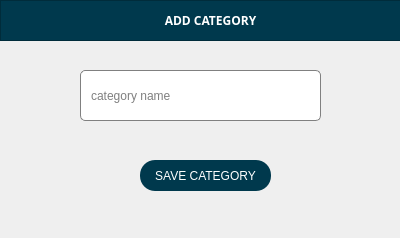
<?xml version="1.0" encoding="UTF-8"?>
<ui version="4.0">
 <class>Dialog</class>
 <widget class="QDialog" name="Dialog">
  <property name="windowModality">
   <enum>Qt::ApplicationModal</enum>
  </property>
  <property name="geometry">
   <rect>
    <x>0</x>
    <y>0</y>
    <width>400</width>
    <height>238</height>
   </rect>
  </property>
  <property name="windowTitle">
   <string>Dialog</string>
  </property>
  <widget class="QLineEdit" name="lineEdit">
   <property name="geometry">
    <rect>
     <x>80</x>
     <y>70</y>
     <width>241</width>
     <height>51</height>
    </rect>
   </property>
   <property name="styleSheet">
    <string notr="true">QLineEdit {
     border: 1px solid gray;
     border-radius: 5px;
     padding: 0 8px;
     background: white;
     selection-background-color: darkgray;
 }
</string>
   </property>
   <property name="placeholderText">
    <string>category name</string>
   </property>
  </widget>
  <widget class="QPushButton" name="pushButton">
   <property name="geometry">
    <rect>
     <x>140</x>
     <y>160</y>
     <width>131</width>
     <height>31</height>
    </rect>
   </property>
   <property name="styleSheet">
    <string notr="true">
QPushButton{
background-color: #00394D;
border-radius:15px;
color:white;
font: 63 8pt &quot;Yu Gothic UI Semibold&quot;;
}
QPushButton:hover{
background-color: #0083b3;
border-radius:15px;

}

</string>
   </property>
   <property name="text">
    <string>SAVE CATEGORY</string>
   </property>
  </widget>
  <widget class="QFrame" name="frame">
   <property name="geometry">
    <rect>
     <x>0</x>
     <y>0</y>
     <width>401</width>
     <height>41</height>
    </rect>
   </property>
   <property name="styleSheet">
    <string notr="true">background-color: #00394D;
color:rgb(255, 255, 255);</string>
   </property>
   <property name="frameShape">
    <enum>QFrame::StyledPanel</enum>
   </property>
   <property name="frameShadow">
    <enum>QFrame::Raised</enum>
   </property>
   <widget class="QLabel" name="label">
    <property name="geometry">
     <rect>
      <x>140</x>
      <y>10</y>
      <width>141</width>
      <height>21</height>
     </rect>
    </property>
    <property name="font">
     <font>
      <family>Arial Black</family>
      <weight>75</weight>
      <bold>true</bold>
     </font>
    </property>
    <property name="text">
     <string>ADD CATEGORY</string>
    </property>
    <property name="alignment">
     <set>Qt::AlignCenter</set>
    </property>
   </widget>
  </widget>
 </widget>
 <resources/>
 <connections/>
</ui>
